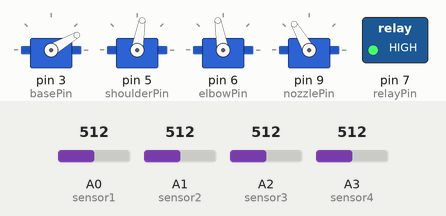
The sketch below on a simulated Arduino Uno, built with avr-gcc and run on an emulated ATmega328P. Shown: 4 × servo, switched loads named in the sketch (green lamp = pin HIGH). The test bench sets the inputs (shaded band); at power-on: A0 (sensor1) = 512, A1 (sensor2) = 512, A2 (sensor3) = 512, A3 (sensor4) = 512. What the sketch prints to the serial monitor is not drawn.

Above: at 7.8 s.
7.9 s: A0 (sensor1) set to 486
At 15.3 s:
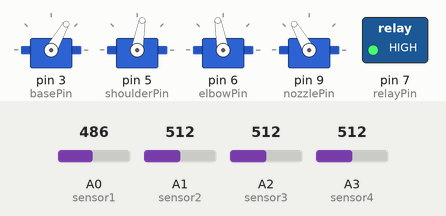
20.5 s: A1 (sensor2) set to 483
At 22.4 s:
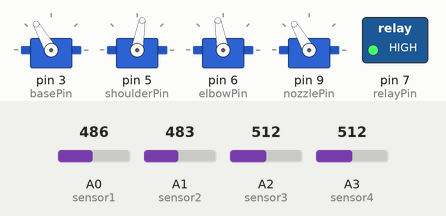
34.0 s: A2 (sensor3) set to 487
At 36.6 s:
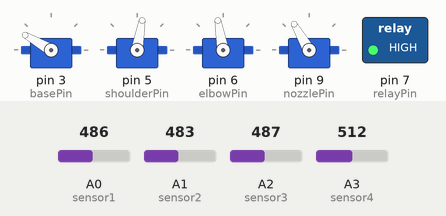
47.5 s: A3 (sensor4) set to 490
At 50.4 s:
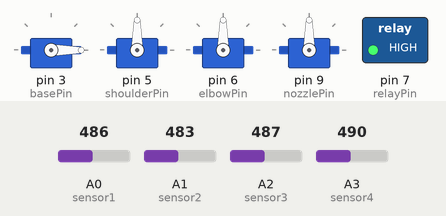
55.3 s: A3 (sensor4) set to 510
At 60.5 s:
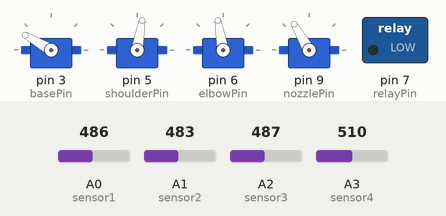
67.6 s: A3 (sensor4) set to 306
At 69.9 s:
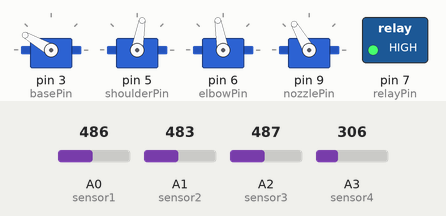
Timing chart, 0 to 72.7 s (numbered marks = the images above; inputs shaded):
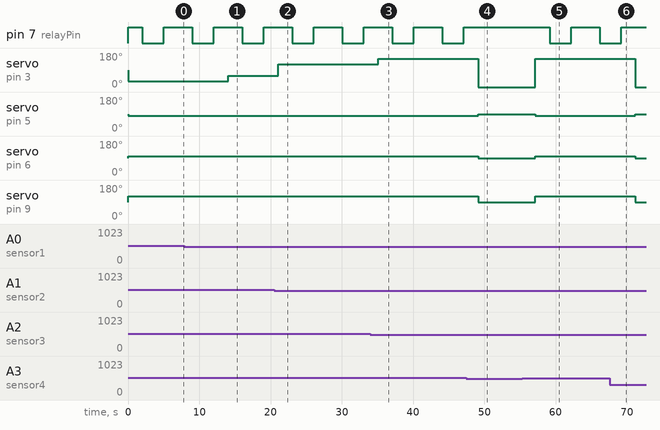

The sketch:

robotics_arduino_code.ino
```cpp
#include <Servo.h>

// Servo objects
Servo baseServo;
Servo shoulderServo;
Servo elbowServo;
Servo nozzleServo;

// Pins
int basePin = 3;
int shoulderPin = 5;
int elbowPin = 6;
int nozzlePin = 9;

int relayPin = 7;

// Soil sensors
int sensor1 = A0;
int sensor2 = A1;
int sensor3 = A2;
int sensor4 = A3;

// Moisture threshold
int threshold = 500;

void setup()
{
  Serial.begin(9600);

  baseServo.attach(basePin);
  shoulderServo.attach(shoulderPin);
  elbowServo.attach(elbowPin);
  nozzleServo.attach(nozzlePin);

  pinMode(relayPin, OUTPUT);
  digitalWrite(relayPin, HIGH); // pump OFF

  Serial.println("System Started");
}

void loop()
{
  // Read sensors
  int m1 = analogRead(sensor1);
  int m2 = analogRead(sensor2);
  int m3 = analogRead(sensor3);
  int m4 = analogRead(sensor4);

  Serial.print("Sensor1: "); Serial.print(m1);
  Serial.print(" Sensor2: "); Serial.print(m2);
  Serial.print(" Sensor3: "); Serial.print(m3);
  Serial.print(" Sensor4: "); Serial.println(m4);

  // Plant 1
  if (m1 > threshold)
  {
    Serial.println("Plant 1 Dry → Watering");

    baseServo.write(30);
    shoulderServo.write(80);
    elbowServo.write(100);
    nozzleServo.write(120);

    delay(2000);

    digitalWrite(relayPin, LOW); // pump ON
    delay(3000);
    digitalWrite(relayPin, HIGH); // pump OFF
  }

  // Plant 2
  else if (m2 > threshold)
  {
    Serial.println("Plant 2 Dry → Watering");

    baseServo.write(60);
    shoulderServo.write(80);
    elbowServo.write(100);
    nozzleServo.write(120);

    delay(2000);

    digitalWrite(relayPin, LOW);
    delay(3000);
    digitalWrite(relayPin, HIGH);
  }

  // Plant 3
  else if (m3 > threshold)
  {
    Serial.println("Plant 3 Dry → Watering");

    baseServo.write(120);
    shoulderServo.write(80);
    elbowServo.write(100);
    nozzleServo.write(120);

    delay(2000);

    digitalWrite(relayPin, LOW);
    delay(3000);
    digitalWrite(relayPin, HIGH);
  }

  // Plant 4
  else if (m4 > threshold)
  {
    Serial.println("Plant 4 Dry → Watering");

    baseServo.write(150);
    shoulderServo.write(80);
    elbowServo.write(100);
    nozzleServo.write(120);

    delay(2000);

    digitalWrite(relayPin, LOW);
    delay(3000);
    digitalWrite(relayPin, HIGH);
  }

  else
  {
    Serial.println("All Plants Moist");
    digitalWrite(relayPin, HIGH);

    baseServo.write(0);
    shoulderServo.write(90);
    elbowServo.write(90);
    nozzleServo.write(90);
  }

  delay(2000);
}
```

Measured:
- the behaviour switches between 501 and 500 on A0 (sensor1) (found by bisection; images 0 and 1)
- the behaviour switches between 501 and 500 on A1 (sensor2) (found by bisection; images 1 and 2)
- the behaviour switches between 501 and 500 on A2 (sensor3) (found by bisection; images 2 and 3)
- after the input at 7.9 s, servo on pin 3 (basePin): 30° → 60° after 6.2 s
- after the input at 20.5 s, servo on pin 3 (basePin): 60° → 120° after 0.58 s
- after the input at 34.0 s, servo on pin 3 (basePin): 120° → 150° after 1.1 s
- after the input at 47.5 s, pin 7 (relayPin): stays HIGH (without the input it goes to LOW after 3.6 s); servo on pin 3 (basePin): 150° → 0° after 1.6 s; servo on pin 5 (shoulderPin): 80° → 90° after 1.6 s; servo on pin 6 (elbowPin): 100° → 90° after 1.6 s; servo on pin 9 (nozzlePin): 120° → 90° after 1.6 s
- after the input at 55.3 s, pin 7 (relayPin): HIGH → LOW after 3.9 s, → HIGH 3.0 s later, → LOW 4.0 s later; servo on pin 3 (basePin): 0° → 150° after 1.9 s; servo on pin 5 (shoulderPin): 90° → 80° after 1.9 s; servo on pin 6 (elbowPin): 90° → 100° after 1.9 s; servo on pin 9 (nozzlePin): 90° → 120° after 1.9 s
- after the input at 67.6 s, pin 7 (relayPin): goes on until 69.2 s, then stays HIGH; servo on pin 3 (basePin): 150° → 0° after 3.6 s; servo on pin 5 (shoulderPin): 80° → 90° after 3.6 s; servo on pin 6 (elbowPin): 100° → 90° after 3.6 s; servo on pin 9 (nozzlePin): 120° → 90° after 3.6 s
